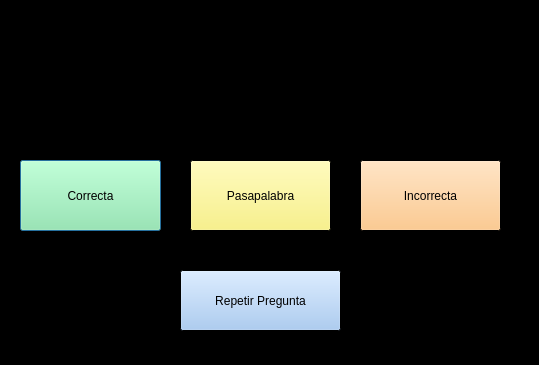
<?xml version="1.0" encoding="UTF-8"?>
<ui version="4.0">
 <class>pasapalabraUI</class>
 <widget class="QDialog" name="pasapalabraUI">
  <property name="geometry">
   <rect>
    <x>0</x>
    <y>0</y>
    <width>539</width>
    <height>365</height>
   </rect>
  </property>
  <property name="palette">
   <palette>
    <active>
     <colorrole role="Base">
      <brush brushstyle="SolidPattern">
       <color alpha="255">
        <red>119</red>
        <green>118</green>
        <blue>123</blue>
       </color>
      </brush>
     </colorrole>
     <colorrole role="Window">
      <brush brushstyle="SolidPattern">
       <color alpha="255">
        <red>0</red>
        <green>0</green>
        <blue>0</blue>
       </color>
      </brush>
     </colorrole>
    </active>
    <inactive>
     <colorrole role="Base">
      <brush brushstyle="SolidPattern">
       <color alpha="255">
        <red>119</red>
        <green>118</green>
        <blue>123</blue>
       </color>
      </brush>
     </colorrole>
     <colorrole role="Window">
      <brush brushstyle="SolidPattern">
       <color alpha="255">
        <red>0</red>
        <green>0</green>
        <blue>0</blue>
       </color>
      </brush>
     </colorrole>
    </inactive>
    <disabled>
     <colorrole role="Base">
      <brush brushstyle="SolidPattern">
       <color alpha="255">
        <red>0</red>
        <green>0</green>
        <blue>0</blue>
       </color>
      </brush>
     </colorrole>
     <colorrole role="Window">
      <brush brushstyle="SolidPattern">
       <color alpha="255">
        <red>0</red>
        <green>0</green>
        <blue>0</blue>
       </color>
      </brush>
     </colorrole>
    </disabled>
   </palette>
  </property>
  <property name="windowTitle">
   <string>Form</string>
  </property>
  <widget class="QPushButton" name="correcta">
   <property name="geometry">
    <rect>
     <x>20</x>
     <y>160</y>
     <width>141</width>
     <height>71</height>
    </rect>
   </property>
   <property name="palette">
    <palette>
     <active>
      <colorrole role="Button">
       <brush brushstyle="SolidPattern">
        <color alpha="255">
         <red>143</red>
         <green>240</green>
         <blue>164</blue>
        </color>
       </brush>
      </colorrole>
      <colorrole role="ButtonText">
       <brush brushstyle="SolidPattern">
        <color alpha="255">
         <red>0</red>
         <green>0</green>
         <blue>0</blue>
        </color>
       </brush>
      </colorrole>
     </active>
     <inactive>
      <colorrole role="Button">
       <brush brushstyle="SolidPattern">
        <color alpha="255">
         <red>143</red>
         <green>240</green>
         <blue>164</blue>
        </color>
       </brush>
      </colorrole>
      <colorrole role="ButtonText">
       <brush brushstyle="SolidPattern">
        <color alpha="255">
         <red>0</red>
         <green>0</green>
         <blue>0</blue>
        </color>
       </brush>
      </colorrole>
     </inactive>
     <disabled>
      <colorrole role="Button">
       <brush brushstyle="SolidPattern">
        <color alpha="255">
         <red>143</red>
         <green>240</green>
         <blue>164</blue>
        </color>
       </brush>
      </colorrole>
      <colorrole role="ButtonText">
       <brush brushstyle="SolidPattern">
        <color alpha="255">
         <red>190</red>
         <green>190</green>
         <blue>190</blue>
        </color>
       </brush>
      </colorrole>
     </disabled>
    </palette>
   </property>
   <property name="text">
    <string>Correcta</string>
   </property>
  </widget>
  <widget class="QPushButton" name="pasapalabra">
   <property name="geometry">
    <rect>
     <x>190</x>
     <y>160</y>
     <width>141</width>
     <height>71</height>
    </rect>
   </property>
   <property name="palette">
    <palette>
     <active>
      <colorrole role="Button">
       <brush brushstyle="SolidPattern">
        <color alpha="255">
         <red>249</red>
         <green>240</green>
         <blue>107</blue>
        </color>
       </brush>
      </colorrole>
     </active>
     <inactive>
      <colorrole role="Button">
       <brush brushstyle="SolidPattern">
        <color alpha="255">
         <red>249</red>
         <green>240</green>
         <blue>107</blue>
        </color>
       </brush>
      </colorrole>
     </inactive>
     <disabled>
      <colorrole role="Button">
       <brush brushstyle="SolidPattern">
        <color alpha="255">
         <red>249</red>
         <green>240</green>
         <blue>107</blue>
        </color>
       </brush>
      </colorrole>
     </disabled>
    </palette>
   </property>
   <property name="text">
    <string>Pasapalabra</string>
   </property>
  </widget>
  <widget class="QPushButton" name="incorrecta">
   <property name="geometry">
    <rect>
     <x>360</x>
     <y>160</y>
     <width>141</width>
     <height>71</height>
    </rect>
   </property>
   <property name="palette">
    <palette>
     <active>
      <colorrole role="Button">
       <brush brushstyle="SolidPattern">
        <color alpha="255">
         <red>255</red>
         <green>190</green>
         <blue>111</blue>
        </color>
       </brush>
      </colorrole>
     </active>
     <inactive>
      <colorrole role="Button">
       <brush brushstyle="SolidPattern">
        <color alpha="255">
         <red>255</red>
         <green>190</green>
         <blue>111</blue>
        </color>
       </brush>
      </colorrole>
     </inactive>
     <disabled>
      <colorrole role="Button">
       <brush brushstyle="SolidPattern">
        <color alpha="255">
         <red>255</red>
         <green>190</green>
         <blue>111</blue>
        </color>
       </brush>
      </colorrole>
     </disabled>
    </palette>
   </property>
   <property name="text">
    <string>Incorrecta</string>
   </property>
  </widget>
  <widget class="QPlainTextEdit" name="respuesta">
   <property name="geometry">
    <rect>
     <x>150</x>
     <y>30</y>
     <width>241</width>
     <height>70</height>
    </rect>
   </property>
   <property name="palette">
    <palette>
     <active>
      <colorrole role="Text">
       <brush brushstyle="SolidPattern">
        <color alpha="255">
         <red>255</red>
         <green>255</green>
         <blue>255</blue>
        </color>
       </brush>
      </colorrole>
      <colorrole role="Base">
       <brush brushstyle="SolidPattern">
        <color alpha="255">
         <red>0</red>
         <green>0</green>
         <blue>0</blue>
        </color>
       </brush>
      </colorrole>
      <colorrole role="PlaceholderText">
       <brush brushstyle="SolidPattern">
        <color alpha="128">
         <red>255</red>
         <green>255</green>
         <blue>255</blue>
        </color>
       </brush>
      </colorrole>
     </active>
     <inactive>
      <colorrole role="Text">
       <brush brushstyle="SolidPattern">
        <color alpha="255">
         <red>255</red>
         <green>255</green>
         <blue>255</blue>
        </color>
       </brush>
      </colorrole>
      <colorrole role="Base">
       <brush brushstyle="SolidPattern">
        <color alpha="255">
         <red>0</red>
         <green>0</green>
         <blue>0</blue>
        </color>
       </brush>
      </colorrole>
      <colorrole role="PlaceholderText">
       <brush brushstyle="SolidPattern">
        <color alpha="128">
         <red>255</red>
         <green>255</green>
         <blue>255</blue>
        </color>
       </brush>
      </colorrole>
     </inactive>
     <disabled>
      <colorrole role="Text">
       <brush brushstyle="SolidPattern">
        <color alpha="255">
         <red>190</red>
         <green>190</green>
         <blue>190</blue>
        </color>
       </brush>
      </colorrole>
      <colorrole role="Base">
       <brush brushstyle="SolidPattern">
        <color alpha="255">
         <red>0</red>
         <green>0</green>
         <blue>0</blue>
        </color>
       </brush>
      </colorrole>
      <colorrole role="PlaceholderText">
       <brush brushstyle="SolidPattern">
        <color alpha="128">
         <red>0</red>
         <green>0</green>
         <blue>0</blue>
        </color>
       </brush>
      </colorrole>
     </disabled>
    </palette>
   </property>
   <property name="font">
    <font>
     <family>Ubuntu Mono</family>
     <pointsize>22</pointsize>
     <weight>75</weight>
     <bold>true</bold>
    </font>
   </property>
   <property name="layoutDirection">
    <enum>Qt::LeftToRight</enum>
   </property>
   <property name="readOnly">
    <bool>true</bool>
   </property>
  </widget>
  <widget class="QPushButton" name="repetir">
   <property name="geometry">
    <rect>
     <x>180</x>
     <y>270</y>
     <width>161</width>
     <height>61</height>
    </rect>
   </property>
   <property name="palette">
    <palette>
     <active>
      <colorrole role="Button">
       <brush brushstyle="SolidPattern">
        <color alpha="255">
         <red>153</red>
         <green>193</green>
         <blue>241</blue>
        </color>
       </brush>
      </colorrole>
     </active>
     <inactive>
      <colorrole role="Button">
       <brush brushstyle="SolidPattern">
        <color alpha="255">
         <red>153</red>
         <green>193</green>
         <blue>241</blue>
        </color>
       </brush>
      </colorrole>
     </inactive>
     <disabled>
      <colorrole role="Button">
       <brush brushstyle="SolidPattern">
        <color alpha="255">
         <red>153</red>
         <green>193</green>
         <blue>241</blue>
        </color>
       </brush>
      </colorrole>
     </disabled>
    </palette>
   </property>
   <property name="text">
    <string>Repetir Pregunta</string>
   </property>
  </widget>
 </widget>
 <resources/>
 <connections/>
</ui>
